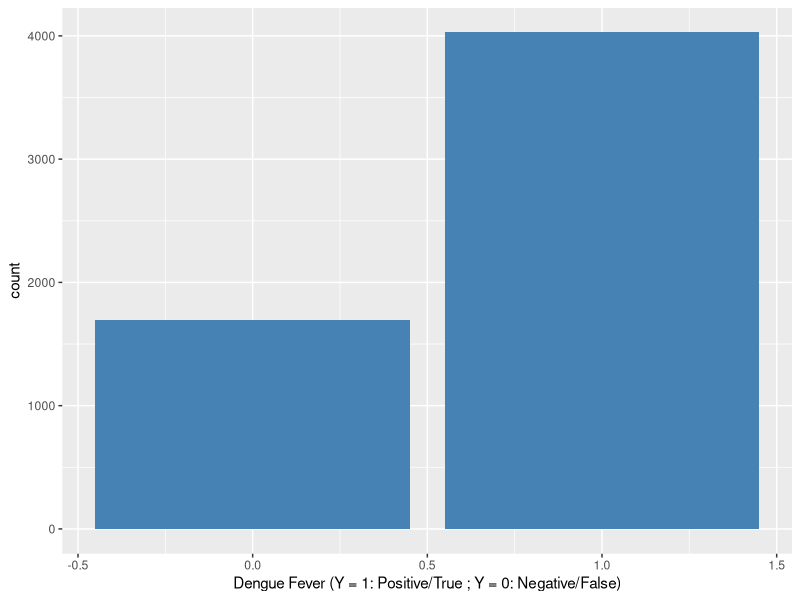
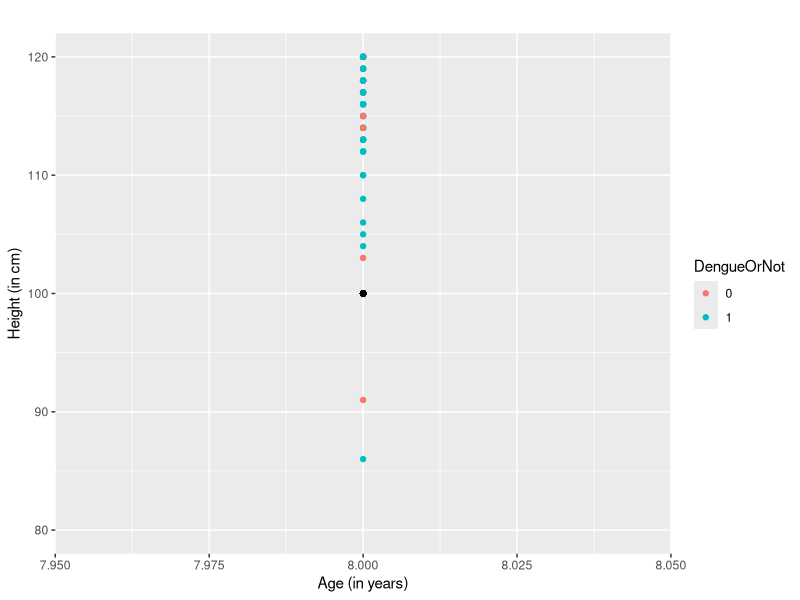
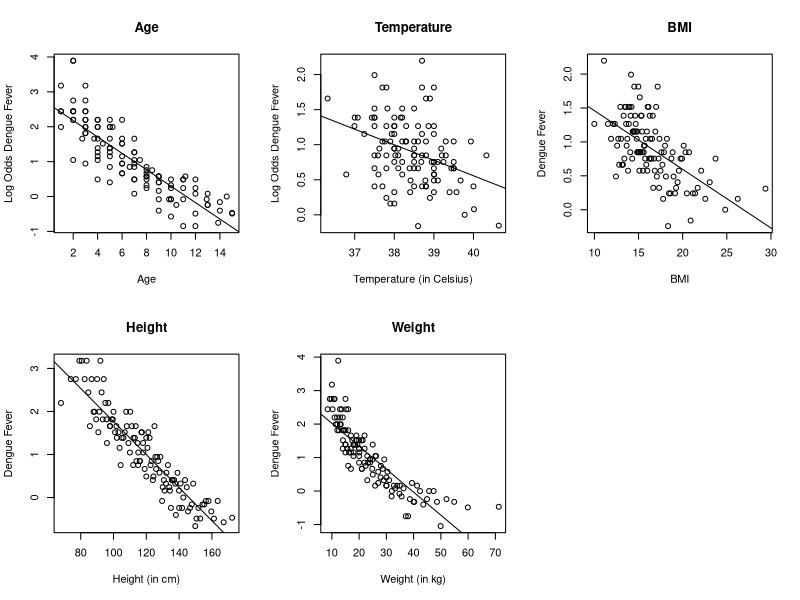
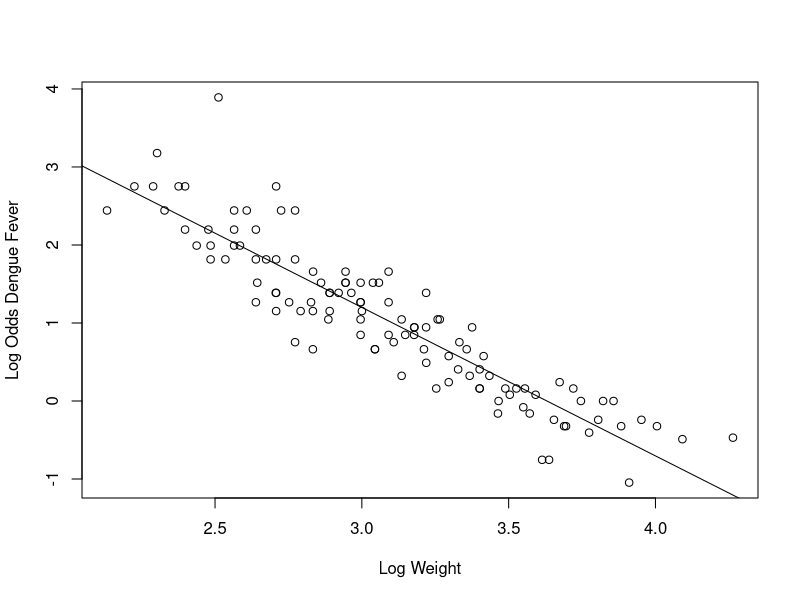
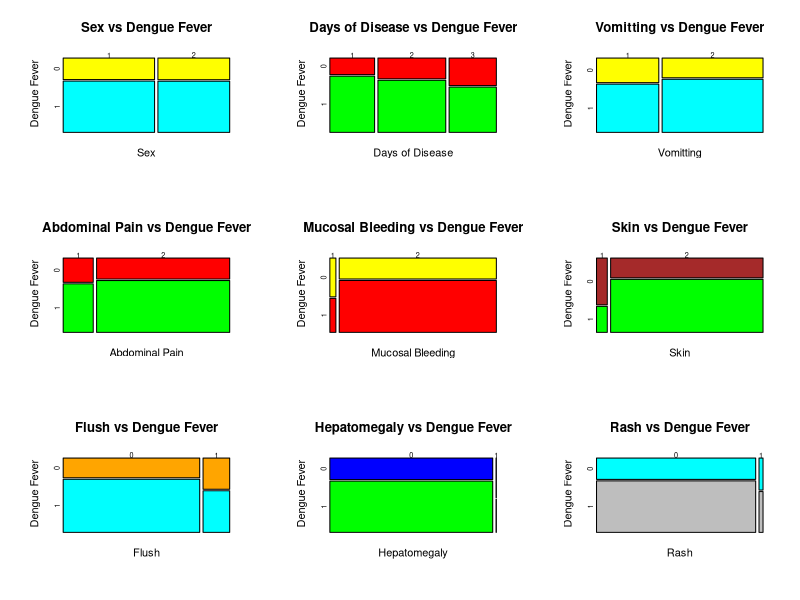

Recreate these plots in R, in order.
## ---- chunk 1
knitr::opts_chunk$set(echo = FALSE)
set.seed(114514)
## ---- chunk 2
# load the data from the dataset
dengue <- read.csv("../Project_1/dengueData.csv", header = TRUE)
## ---- chunk 3
# data cleaning & label analysis

# total number of features
numFeatures <- ncol(dengue)

# construct the barplot of the label
suppressMessages(library(ggplot2))   # import the ggplot2 for plotting
ggplot(dengue, aes(x=Y)) + geom_bar(fill='steelblue') +
  labs(x='Dengue Fever (Y = 1: Positive/True ; Y = 0: Negative/False)', main = " ")
## ---- chunk 4
# Data Cleaning

# total number of observations
n <- nrow(dengue)
dengueClean <- na.omit(dengue)
nclean <- nrow(dengueClean)           

# number of observations before/after
nobs <- matrix(c(n,nclean), nrow = 2, ncol = 1)
rownames(nobs) <- c("Before Cleaning", "After Cleaning")

# table of observations before/after the cleaning
knitr::kable(nobs, col = "Num Observations",caption = "Data Cleaning")
## ---- chunk 5
# Example of KNN using Age and Height

# create the exampleSet with the feature: Age and Height with label Y
exampleSet <- dengueClean[,c(2,10,15)]
colnames(exampleSet) = c("Age", "Height", "DengueOrNot")  # reset the names, especially for the label Y
exampleSet$DengueOrNot <- as.character(exampleSet$DengueOrNot)  # set the labels as character for later naming in the plot

# create the train-test set with train-test 80:20 split method (I may not use this one in
# later modeling, but it serve as an efficient example)
set.seed(114514)  # set the seed everytime you need sampling
exampleTestRow <- sample(1:nrow(exampleSet), nrow(exampleSet)*0.2)

exampleTest <- exampleSet[exampleTestRow,]  # create the testing data
exampleTrain <- exampleSet[-exampleTestRow,]  # create the training data

# create the KNN model
suppressMessages(library(class))
# when train the model, read only the features and add the labels for the train set for parameter cl
# the model is to predict the Y value of the test
results <- knn(train = exampleTrain[,c(1,2)], test = exampleTest[,c(1,2)], cl = exampleTrain$DengueOrNot, k = 5)
## ---- chunk 6
# Prediction Making with Scatterplot

suppressMessages(library(ggplot2))   # import the ggplot2 for plotting the empirical logit plot while suppressing useless warning information
ggplot(exampleSet, aes(x=Age, y = Height, color = DengueOrNot)) + geom_point() + labs(title =" ", x = "Age (in years)", y = "Height (in cm)") + xlim(8,8) + ylim(80, 120) + geom_point(aes(x=8, y=100), colour="black")
## ---- chunk 7
### prediction making via KNN model

# Given that a child has age = 8 and 100 cm tall, we could set them as test set and make prediction
singleTest <- c(8,100)
# print(singleTest)
results <- knn(train = exampleTrain[,c(1,2)], test = singleTest, cl = exampleTrain$DengueOrNot, k = 5)  # predict the test set with trained model
## ---- chunk 8
set.seed(114514)
# train-test split
# randomly sample the numbers from an ordered vector from 1 to 5726 to represent the 
# row indices for the testing set, later we could directly slice the data with the 
# indices collected here
testRow <- sample(1:nrow(dengueClean), nrow(dengueClean)*0.2)   

# creating the test set with observations with indices in testRow vector (20% of total data)
newTest <- dengueClean[testRow,]  
# sprintf("Num observations in test set: %d", nrow(newTest))
# creating the training set with observations with indices not in testRow vector (80% of total data)
newTrain <- dengueClean[-testRow,]
# sprintf("Num observations in training set: %d", nrow(newTrain))

# find the number of true dengue fever people (Y = 1) and true non-dengue people (Y = 0)
# find the number of positive dengue cases in newTest
trueDengueS <- which(newTest$Y == 1)
ntrueDengueS <- length(trueDengueS)
# sprintf("True Dengue Number in test set: %d", ntrueDengueS)

# find the number of negative dengue cases in newTest
trueNotDengueS <- which(newTest$Y == 0)
ntrueNotDengueS <- length(trueNotDengueS)
# sprintf("True Not Dengue Number in test set: %d", ntrueNotDengueS)

# create the table for the observation numbers in each sets
nobsSplit <- c(nrow(newTest), nrow(newTrain), ntrueDengueS, ntrueNotDengueS)
nobsSplit <- matrix(nobsSplit, nrow = 4, ncol = 1)
rownames(nobsSplit) <- c("Num observations in test set", "Num observations in training set", "True Dengue Number in test set", "True Not Dengue Number in test set")
knitr::kable(nobsSplit, col = "Count", caption = "Observations in Train/Test Sets & True/False Counts")
## ---- chunk 9
# create the KNN model
library(class)

# initialize the repository of the result
# because there are totally 4 different values of the k, so the data should have 4 sets of K and geometric means
splitResult <- data.frame("K" = rep(NA, 4), "GMean" = rep(NA,4))

# create the index of the splitResult
j = 1

# the train and test data should include all features, which is the columns from 1 to 14
for (i in c(3, 5, 7, 9)) {
  # loop over tuning variable k with different values, record the information in splitResult
  results <- knn(train = newTrain[,c(1:14)], test = newTest[,c(1:14)], cl = newTrain$Y, k = i)
  splitResult$K[j] = i
  
  # sensitivity
  sensitivity = sum(results[trueDengueS] == 1)/ntrueDengueS
    
  # specificity
  specificity = sum(results[trueNotDengueS] == 0)/ntrueNotDengueS  
  
  # calculate the geometric mean with two metrics above
  splitResult$GMean[j] = round(sqrt(sensitivity*specificity), 3)
  
  j = j + 1 # so that it sets the index for splitResult
}

# create the table for the results
knitr::kable(splitResult, col.names = c("K", "Geometric Mean"), caption= "Models with different k values with train-test split method")
## ---- chunk 10
# resampling the data with a different seed
set.seed(1919810)

testRow <- sample(1:nrow(dengueClean), nrow(dengueClean)*0.2)   

# creating the test set with observations with indices in testRow vector (20% of total data)
newTest <- dengueClean[testRow,]  
# sprintf("Num observations in test set: %d", nrow(newTest))
# creating the training set with observations with indices not in testRow vector (80% of total data)
newTrain <- dengueClean[-testRow,]
# sprintf("Num observations in training set: %d", nrow(newTrain))

# find the number of true dengue fever people (Y = 1) and true non-dengue people (Y = 0)
# find the number of positive dengue cases in newTest
trueDengueS <- which(newTest$Y == 1)
ntrueDengueS <- length(trueDengueS)
# sprintf("True Dengue Number in test set: %d", ntrueDengueS)

# find the number of negative dengue cases in newTest
trueNotDengueS <- which(newTest$Y == 0)
ntrueNotDengueS <- length(trueNotDengueS)
# sprintf("True Not Dengue Number in test set: %d", ntrueNotDengueS)



# create the KNN model
library(class)

# initialize the repository of the result
# because there are totally 4 different values of the k, so the data should have 4 sets of K and geometric means
splitResult <- data.frame("K" = rep(NA, 4), "GMean" = rep(NA,4))

# create the index of the splitResult
j = 1

# the train and test data should include all features, which is the columns from 1 to 14
for (i in c(3, 5, 7, 9)) {
  # loop over tuning variable k with different values, record the information in splitResult
  results <- knn(train = newTrain[,c(1:14)], test = newTest[,c(1:14)], cl = newTrain$Y, k = i)
  splitResult$K[j] = i
  
  # sensitivity
  sensitivity = sum(results[trueDengueS] == 1)/ntrueDengueS
    
  # specificity
  specificity = sum(results[trueNotDengueS] == 0)/ntrueNotDengueS  
  
  # calculate the geometric mean with two metrics above
  splitResult$GMean[j] = round(sqrt(sensitivity*specificity), 3)
  
  j = j + 1 # so that it sets the index for splitResult
}

# create the table for the results
knitr::kable(splitResult, col.names = c("K", "Geometric Mean"), caption= "Models with Resampled Data")

## ---- chunk 11
# make predictions with k = 5
resultk5 <- knn(train = newTrain[,c(1:14)], test = newTest[,c(1:14)], cl = newTrain$Y, k = 5)

# confusion matrix
knitr::kable(table(resultk5, newTest$Y), caption= "Confusion Matrix of KNN", col = c("True Not Dengue", "True Dengue"))
## ---- chunk 12
# K-fold Cross Validation: fold creation
# I will apply 10 fold cross validation because there are 5726 total data, which is very large

# record the validation result for different k values
validResult <- data.frame("K" = rep(NA, 4), "GMean" = rep(NA, 4))

# define the number of observations
n <- nrow(dengueClean)

# create the folds
pool <- rep(1:10, ceiling(n/10))

# for convenience purpose, reset the seed here
set.seed(114514)
# randomly assign elements in pool to folds so that fold could contain index of observations to be sampled from dengueClean
folds <- sample(pool,n) 

# create the storage space
storageDenK <- data.frame("YHat" = rep(NA,nrow(dengueClean)))   
# this one was necessary because it will return all prediction data with dim = [5726, 1]
# however, we don't really need all information here, so I will not print and interpret the results
# of storageDenK here.

library(class)  # import the class package for knn

j = 1 # index purpose

for (i in c(3, 5, 7, 9)) {
  validResult$K[j] = i;
  for (f in c(1:10)) {
    # find the data in fold f
    infold <- which(folds ==f)
    
    # define the train and test data sets
    newTrain <- dengueClean[-infold,]
    newTest <- dengueClean[infold,]
    
    # find the number of positive & negative dengue cases in newTest
    ntrue <- length(which(newTest$Y == 1))
    ntrueNot <- length(which(newTest$Y == 0))
    
    # make predictions 
    k_preds <- knn(newTrain[,c(1:14)], newTest[,c(1:14)], cl = newTrain$Y, k = i)
    
    # sensitivity
    sensitivity = sum(k_preds[which(newTest$Y == 1)] == 1)/ntrue
      
    # specificity
    specificity = sum(k_preds[which(newTest$Y == 0)] == 0)/ntrueNot
    
    # calculate the geometric mean with two metrics above
    validResult$GMean[j] = round(sqrt(sensitivity*specificity), 3)
  
    # store predictions
    storageDenK$YHat[infold] <- k_preds
  }
  j = j + 1
}

knitr::kable(validResult, col.names = c("K", "Geometric Mean"), caption= "Models with different k values with 10-Fold Cross Validation")
## ---- chunk 13
# confusion matrix of k = 9
knitr::kable(table(storageDenK$YHat, dengueClean$Y), caption= "Confusion matrix (fold=10) of DengueClean", col = c("True Not Dengue", "True Dengue"))
## ---- chunk 14
# print the type of features: categorical or numerical
# aa to store the feature name and range
aa <- data.frame("Feature" = rep(NA, ncol(dengueClean)-1), "RangeBegin" = rep(NA, ncol(dengueClean)-1), "RangeEnd" = rep(NA, ncol(dengueClean)-1))

for (i in c(1:14)) {
  aa$Feature[i] = colnames(dengueClean)[i]
  rr = range(dengueClean[colnames(dengueClean)[i]])
  aa$RangeBegin[i] = rr[1]
  aa$RangeEnd[i] = rr[2]
}

knitr::kable(aa, col.names = c("feature", "range begin", "range end"), caption= "Feature Range")

## ---- chunk 15
# convert DayDisease to categorical feature
dengueClean$DayDisease <- as.factor(dengueClean$DayDisease)
## ---- chunk 16
# function for the empirical logit plot
emplogitPlot <- function(x, y, binsize = NULL, ci = FALSE, probit = FALSE,
prob = FALSE, main = NULL, xlab = "", ylab = "", lowess.in = FALSE){
  # x         vector with values of the independent variable
  # y         vector of binary responses
  # binsize   integer value specifying bin size (optional)
  # ci        logical value indicating whether to plot approximate
  #           confidence intervals (not supported as of 02/08/2015)
  # probit    logical value indicating whether to plot probits instead
  #           of logits
  # prob      logical value indicating whether to plot probabilities
  #           without transforming
  #
  # the rest are the familiar plotting options
  
  if(class(y) =="character"){
   y <- as.numeric(as.factor(y))-1
   }
  
  if (length(x) != length(y))
    stop("x and y lengths differ")
  if (any(y < 0 | y > 1))
    stop("y not between 0 and 1")
  if (length(x) < 100 & is.null(binsize))
    stop("Less than 100 observations: specify binsize manually")
  
  if (is.null(binsize)) binsize = min(round(length(x)/10), 50)
  
  if (probit){
    link = qnorm
    if (is.null(main)) main = "Empirical probits"
  } else {
    link = function(x) log(x/(1-x))
    if (is.null(main)) main = "Empirical logits"
  }
  
  sort = order(x)
  x = x[sort]
  y = y[sort]
  a = seq(1, length(x), by=binsize)
  b = c(a[-1] - 1, length(x))
  
  prob = xmean = ns = rep(0, length(a)) # ns is for CIs
  for (i in 1:length(a)){
    range = (a[i]):(b[i])
    prob[i] = mean(y[range])
    xmean[i] = mean(x[range])
    ns[i] = b[i] - a[i] + 1 # for CI 
  }
  
  extreme = (prob == 1 | prob == 0)
  prob[prob == 0] = min(prob[!extreme])
  prob[prob == 1] = max(prob[!extreme])
  
  g = link(prob) # logits (or probits if probit == TRUE)
  
  linear.fit = lm(g[!extreme] ~ xmean[!extreme])
  b0 = linear.fit$coef[1]
  b1 = linear.fit$coef[2]
  
  loess.fit = loess(g[!extreme] ~ xmean[!extreme])
  
  plot(xmean, g, main=main, xlab=xlab, ylab=ylab)
  abline(b0,b1)
  if(lowess.in ==TRUE){
  lines(loess.fit$x, loess.fit$fitted, lwd=2, lty=2)
  }
}
## ---- chunk 17
# cluster of mosaic plots
op <- par( mfrow = c(2,3))

emplogitPlot(x=dengueClean[,2], y=dengueClean$Y, 
             xlab = "Age", 
             ylab = "Log Odds Dengue Fever", 
             main = "Age")

# emplogitPlot between Temperature and Dengue Fever
  emplogitPlot(x=dengueClean[,8], y=dengueClean$Y, 
             xlab = "Temperature (in Celsius)", 
             ylab = "Log Odds Dengue Fever", 
             main = "Temperature")


# empirical logit plot between BMI and Dengue Fever
  emplogitPlot(x=dengueClean[,9], y=dengueClean$Y, 
             xlab = "BMI", 
             ylab = "Dengue Fever", 
             main = "BMI")


# empirical logit plot between Height and Dengue Fever
  emplogitPlot(x=dengueClean[,10], y=dengueClean$Y, 
             xlab = "Height (in cm)", 
             ylab = "Dengue Fever", 
             main = "Height")


# empirical logit plot between Weight and Dengue Fever
  emplogitPlot(x=dengueClean[,11], y=dengueClean$Y, 
             xlab = "Weight (in kg)", 
             ylab = "Dengue Fever", 
             main = "Weight")
par(op)
## ---- chunk 18
emplogitPlot(x=log(dengueClean$Weight), y=dengueClean$Y, 
             xlab = "Log Weight", 
             ylab = "Log Odds Dengue Fever", 
             main = " ")
## ---- chunk 19
senpai <- cor(dengueClean[,c(2,8,9,10,11)])
knitr::kable(senpai, caption = "Correlation Matrix of Numerical Variables")
## ---- chunk 20
op <- par(mfrow=c(3,3))

# dengue fever here is not log odds
mosaicplot(dengueClean$Sex  ~ dengueClean$Y, col = c("yellow", "cyan"),xlab = "Sex", ylab = "Dengue Fever", main = "Sex vs Dengue Fever")
mosaicplot(dengueClean$DayDisease  ~ dengueClean$Y, col = c("red", "green"),xlab = "Days of Disease", ylab = "Dengue Fever", main = "Days of Disease vs Dengue Fever")
mosaicplot(dengueClean$Vomiting  ~ dengueClean$Y, col = c("yellow", "cyan"),xlab = "Vomitting", ylab = "Dengue Fever", main = "Vomitting vs Dengue Fever")
mosaicplot(dengueClean$Abdo  ~ dengueClean$Y, col = c("red", "green"),xlab = "Abdominal Pain", ylab = "Dengue Fever", main = "Abdominal Pain vs Dengue Fever")

mosaicplot(dengueClean$Muco  ~ dengueClean$Y, col = c("yellow", "red"),xlab = "Mucosal Bleeding", ylab = "Dengue Fever", main = "Mucosal Bleeding vs Dengue Fever")
mosaicplot(dengueClean$Skin  ~ dengueClean$Y, col = c("brown", "green"),xlab = "Skin", ylab = "Dengue Fever", main = "Skin vs Dengue Fever")
# we need to convert True/False categories into numerical expressions (0/1)
mosaicplot(as.numeric(dengueClean$Flush)  ~ dengueClean$Y, col = c("orange", "cyan"),xlab = "Flush", ylab = "Dengue Fever", main = "Flush vs Dengue Fever")
mosaicplot(as.numeric(dengueClean$Hepatomegaly)  ~ dengueClean$Y, col = c("blue", "green"),xlab = "Hepatomegaly", ylab = "Dengue Fever", main = "Hepatomegaly vs Dengue Fever")
mosaicplot(as.numeric(dengueClean$Rash)  ~ dengueClean$Y, col = c("cyan", "gray"),xlab = "Rash", ylab = "Dengue Fever", main = "Rash vs Dengue Fever")
par(op)
## ---- chunk 21
# Model Building: m1

# make the model and print the coefficient at the end
m1 <- glm(as.factor(Y) ~ DayDisease + Vomiting + Abdo + Muco + Skin + Flush + Rash + Age + Temp + BMI, data = dengueClean, family = "binomial")

# summarize the information of the model
knitr::kable(round(summary(m1)$coefficients,3), caption = "Coefficients Table of Logistic Model 1")  
## ---- chunk 22
# Model Building: m2
# Check the deviance
m2 <- glm(as.factor(Y) ~ DayDisease + Vomiting + Skin + Flush + Age + Temp + BMI, data = dengueClean, family = "binomial")
knitr::kable(round(summary(m2)$coefficients,3), caption = "Coefficients Table of Logistic Model 2")  
## ---- chunk 23
# AIC table between the m1 and m2
aic <-c(AIC(m1),AIC(m2))
aic <- matrix(aic, nrow = 2, ncol = 1)   # create the matrix
rownames(aic) <- c("Model 1", "Model 2")  # rename the columns

# table
knitr::kable(aic, col = "AIC values", caption = "AIC Table of M1 & M2")
## ---- chunk 24
# we will put the same train-test data as previous so that it is easier to compare the outcomes and thus the relationship between two variables
set.seed(114514)
# train-test split
# randomly sample the numbers from an ordered vector from 1 to 5726 to represent the 
# row indices for the testing set, later we could directly slice the data with the 
# indices collected here
testRow <- sample(1:nrow(dengueClean), nrow(dengueClean)*0.2)   

# creating the test set with observations with indices in testRow vector (20% of total data)
newTest <- dengueClean[testRow,]  

# creating the training set with observations with indices not in testRow vector (80% of total data)
newTrain <- dengueClean[-testRow,]

# find the number of positive dengue cases in newTest
trueDengueS <- which(newTest$Y == 1)
ntrueDengueS <- length(trueDengueS)

# find the number of negative dengue cases in newTest
trueNotDengueS <- which(newTest$Y == 0)
ntrueNotDengueS <- length(trueNotDengueS)
## ---- chunk 25
# predict the Y of the testing set with threshold 0.5

# If p >= 0.5, it should be dengue fever, if p <= 0.5, not dengue fever
probabilities <- predict(m2, newdata = newTest, type = "resp")
predicted.Y <- ifelse(probabilities >= 0.5, "1", "0") # classify the result
    
# print(length(which(predicted.Y == 0)))
# print(length(which(predicted.Y == 1)))
## ---- chunk 26
# confusion matrix
knitr::kable(table(predicted.Y, newTest$Y), caption= "Confusion Matrix of Logistic Regression", col = c("True Not Dengue", "True Dengue"))
